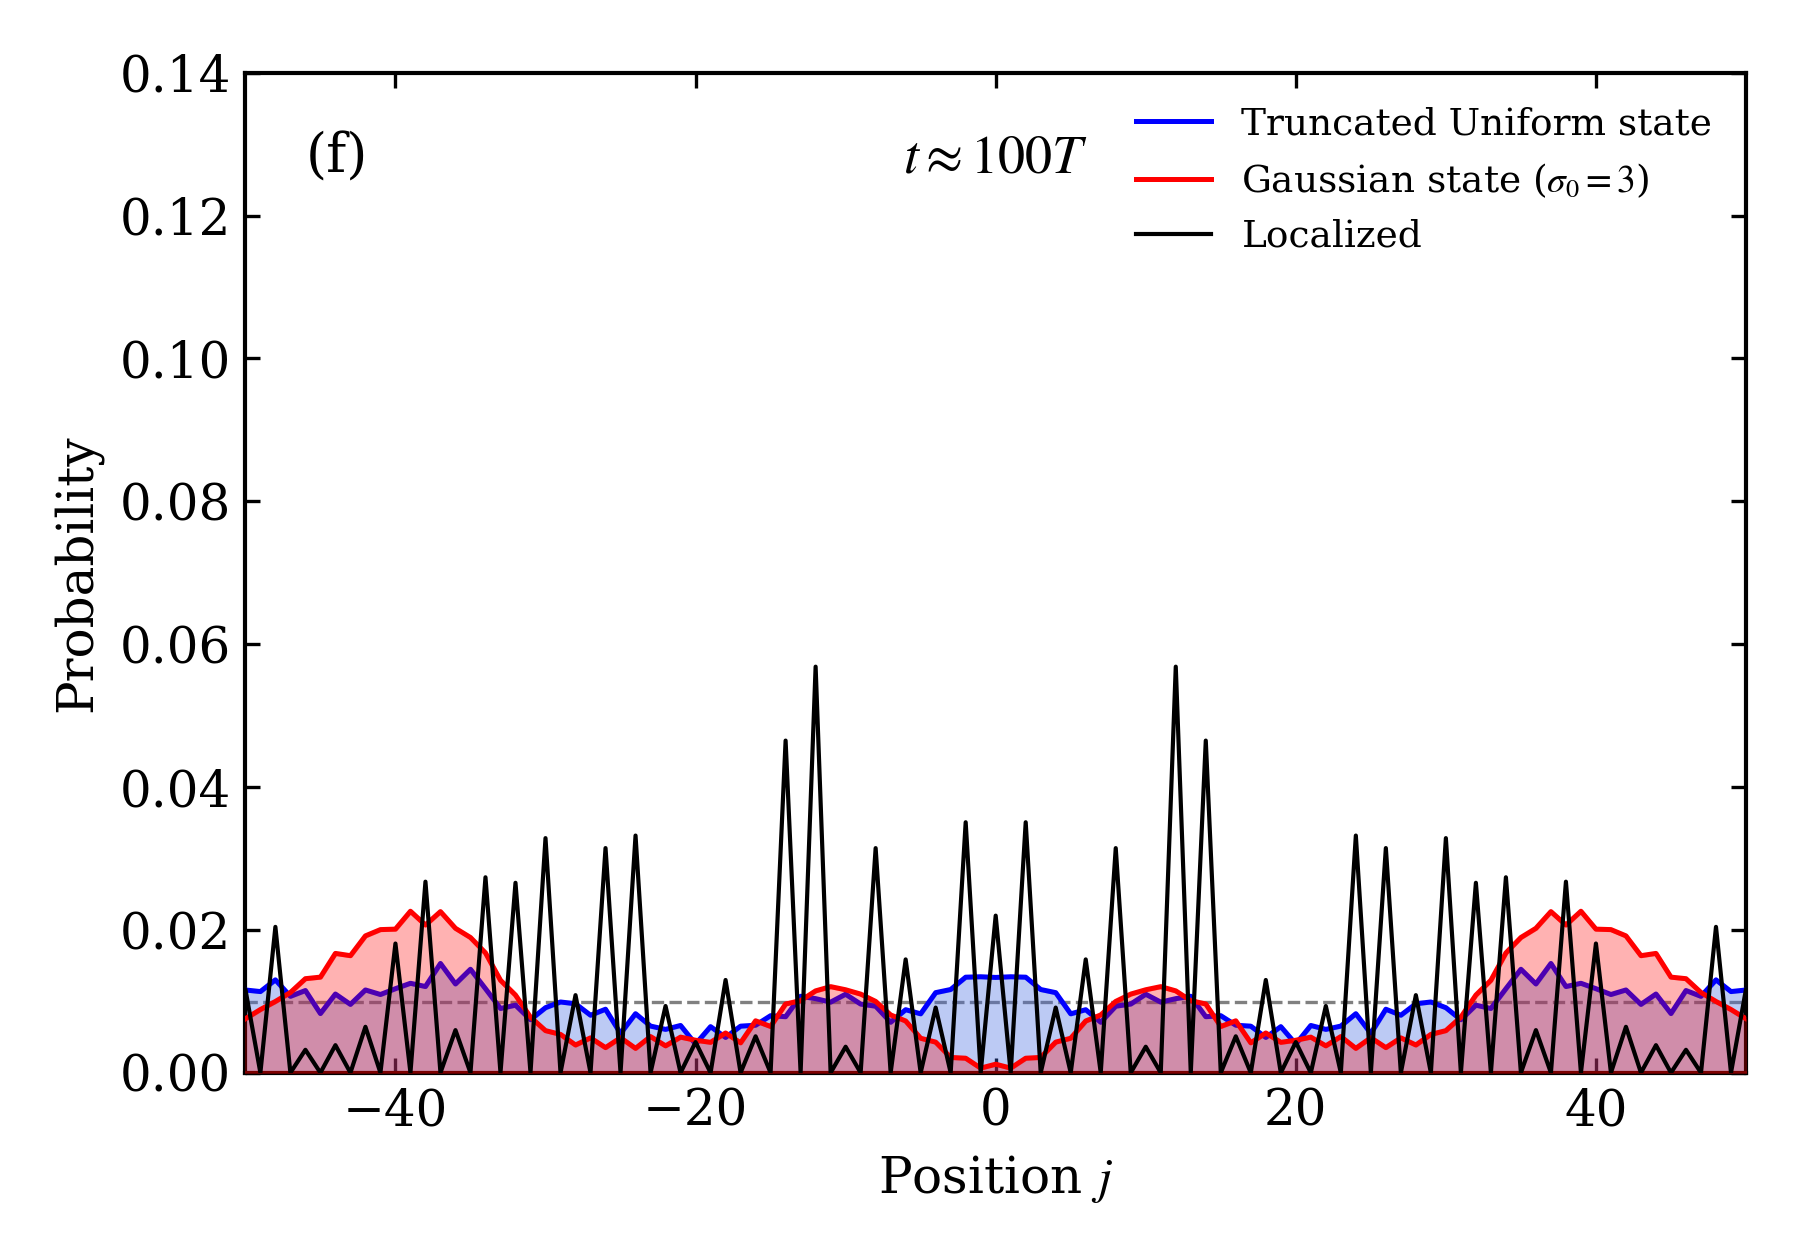

The script that saved this image:
r"""
Reprodução do Painel (f) da FIG. 2
'Stiffness in Confined Quantum Walks'
Distribuição de probabilidade em t \approx 100T.
"""

import numpy as np
import matplotlib.pyplot as plt
from qw_simulation import load_or_run_simulation, setup_matplotlib_style

def main():
    setup_matplotlib_style()
    data = load_or_run_simulation()
    
    j = data['j_full']
    p_loc = data['snaps_loc'][5]
    p_gauss = data['snaps_gauss'][5]
    p_unif = data['snaps_unif'][5]
    
    fig, ax = plt.subplots(figsize=(6, 4.2), dpi=200)
    
    # Linha da distribuição uniforme teórica de referência
    ax.axhline(1.0 / 101, color='gray', linestyle='--', lw=0.8, zorder=1)
    
    # 1. Truncated Uniform state (Azul com preenchimento)
    ax.fill_between(j, 0, p_unif, color='#4169e1', alpha=0.35, zorder=2)
    ax.plot(j, p_unif, color='blue', lw=1.2, label='Truncated Uniform state', zorder=3)
    
    # 2. Gaussian state (sigma_0 = 3) (Vermelho com preenchimento)
    ax.fill_between(j, 0, p_gauss, color='red', alpha=0.30, zorder=4)
    ax.plot(j, p_gauss, color='red', lw=1.2, label=r'Gaussian state ($\sigma_0 = 3$)', zorder=5)
    
    # 3. Localized state (Preto, linha contínua)
    ax.plot(j, p_loc, color='black', lw=1.0, label='Localized', zorder=6)
    
    # Rótulos do painel e do tempo
    ax.text(0.04, 0.90, "(f)", transform=ax.transAxes, fontsize=13)
    ax.text(0.50, 0.90, r"$t \approx 100T$", transform=ax.transAxes, ha='center', fontsize=13)
    
    ax.set_xlim(-50, 50)
    ax.set_ylim(0.00, 0.14)
    ax.set_xticks([-40, -20, 0, 20, 40])
    ax.set_yticks(np.arange(0.00, 0.15, 0.02))
    ax.yaxis.set_major_formatter(plt.FormatStrFormatter('%.2f'))
    
    ax.set_xlabel(r"Position $j$", fontsize=12)
    ax.set_ylabel(r"Probability", fontsize=12)
    ax.legend(frameon=False, loc="upper right", fontsize=9)
    
    plt.tight_layout()
    plt.savefig("fig2_panel_f.png", dpi=300)
    print("Salvo: fig2_panel_f.png")
    plt.close()

if __name__ == "__main__":
    main()
